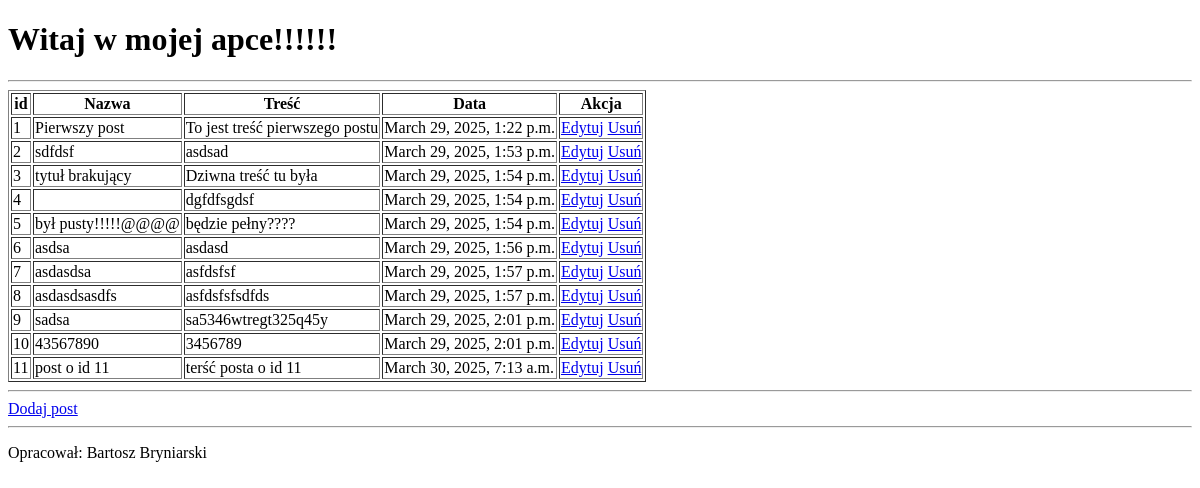
The app's page /posts/, older data.
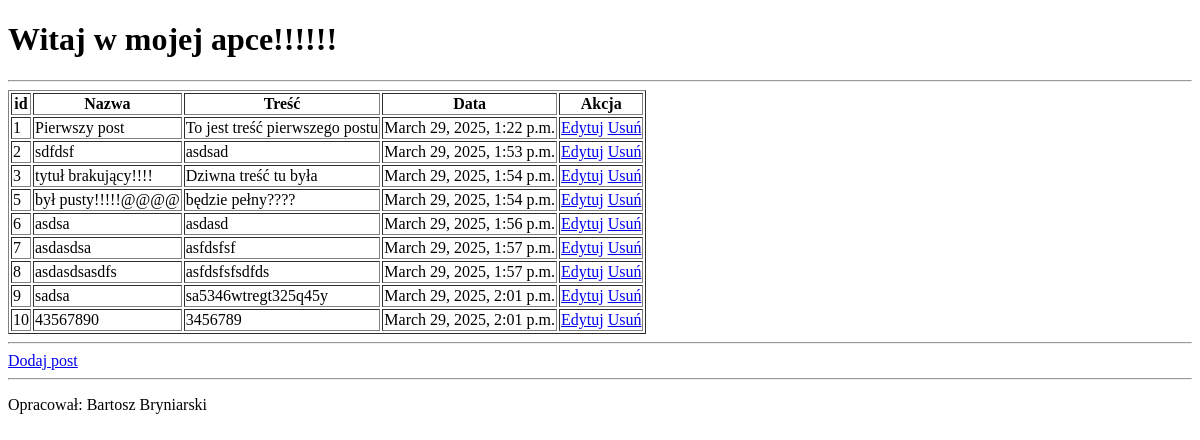
The same page, newer data.
### myapp/models.py (models this page shows, shortened)
class Post(models.Model):
    title = models.CharField(max_length=200)
    content = models.TextField()
    created_at = models.DateTimeField(auto_now_add=True)

### myapp/views.py (the view)
# urls.py: path('posts/', post_list, name="post_list"),
def post_list(request):
    posts = Post.objects.all()
    return render(request, 'myapp/post_list.html', {'posts': posts})

### myapp/templates/myapp/post_list.html (shortened to what this page needs)
{% extends "myapp/base.html" %}
{% block content %}
    <table border="1">
        <tr>
            <th>id
            <th>Nazwa
            <th>Treść
            <th>Data
            <th>Akcja
        {% for post in posts %}
        <tr>
            <td>{{ post.id }}
            <td>{{ post.title }}
            <td>{{ post.content }}
            <td>{{ post.created_at }}
            <td><a href="{% url 'update_post' post.id %}">Edytuj</a>
                <a href="{% url 'delete_post' post.id %}">Usuń</a>
        {% empty %}
        <tr>
            <td colspan="3">Brak danych do wyświetlenia!
        {% endfor %}
    </table>
<hr>
<a href="{% url 'create_post' %}">Dodaj post</a>
{% endblock %}

### myapp/templates/myapp/base.html (shortened to what this page needs)
<!DOCTYPE html>
<html lang="pl">
<head>
</head>
<body>
    <header>
        <h1>Witaj w mojej apce!!!!!!</h1>
        <hr>
    </header>
    <main>
        {% block content %} Tu będzie treść każdej ścieżki! {% endblock %}
    </main>
    <footer>
        <hr>
        <p>Opracował: Bartosz Bryniarski</p>
    </footer>
</body>
</html>

Row changes from the older to the newer data that the page shows:
removed Post: id "4", content "dgfdfsgdsf", created_at "March 29, 2025, 1:54 p.m."
removed Post: id "11", title "post o id 11", content "terść posta o id 11", created_at "March 30, 2025, 7:13 a.m."
changed Post "Dziwna treść tu była": title "tytuł brakujący" → "tytuł brakujący!!!!"
